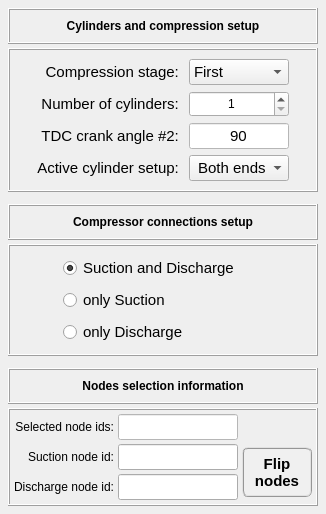
      <widget class="QWidget" name="tab_setup">
       <attribute name="title">
        <string>Setup</string>
       </attribute>
       <layout class="QGridLayout" name="gridLayout_11">
        <property name="leftMargin">
         <number>4</number>
        </property>
        <property name="topMargin">
         <number>4</number>
        </property>
        <property name="rightMargin">
         <number>4</number>
        </property>
        <property name="bottomMargin">
         <number>4</number>
        </property>
        <property name="spacing">
         <number>4</number>
        </property>
        <item row="0" column="0">
         <widget class="QFrame" name="frame_17">
          <property name="maximumSize">
           <size>
            <width>360</width>
            <height>192</height>
           </size>
          </property>
          <property name="frameShape">
           <enum>QFrame::NoFrame</enum>
          </property>
          <property name="frameShadow">
           <enum>QFrame::Raised</enum>
          </property>
          <layout class="QGridLayout" name="gridLayout_10">
           <property name="leftMargin">
            <number>4</number>
           </property>
           <property name="topMargin">
            <number>4</number>
           </property>
           <property name="rightMargin">
            <number>4</number>
           </property>
           <property name="bottomMargin">
            <number>4</number>
           </property>
           <property name="spacing">
            <number>4</number>
           </property>
           <item row="0" column="0">
            <widget class="QFrame" name="frame_16">
             <property name="minimumSize">
              <size>
               <width>0</width>
               <height>36</height>
              </size>
             </property>
             <property name="maximumSize">
              <size>
               <width>16777215</width>
               <height>36</height>
              </size>
             </property>
             <property name="frameShape">
              <enum>QFrame::Box</enum>
             </property>
             <property name="frameShadow">
              <enum>QFrame::Raised</enum>
             </property>
             <layout class="QGridLayout" name="gridLayout_9">
              <property name="leftMargin">
               <number>0</number>
              </property>
              <property name="topMargin">
               <number>0</number>
              </property>
              <property name="rightMargin">
               <number>0</number>
              </property>
              <property name="bottomMargin">
               <number>0</number>
              </property>
              <property name="spacing">
               <number>0</number>
              </property>
              <item row="0" column="0">
               <widget class="QLabel" name="label_24">
                <property name="minimumSize">
                 <size>
                  <width>0</width>
                  <height>0</height>
                 </size>
                </property>
                <property name="maximumSize">
                 <size>
                  <width>400</width>
                  <height>34</height>
                 </size>
                </property>
                <property name="font">
                 <font>
                  <weight>75</weight>
                  <italic>false</italic>
                  <bold>true</bold>
                 </font>
                </property>
                <property name="frameShape">
                 <enum>QFrame::NoFrame</enum>
                </property>
                <property name="frameShadow">
                 <enum>QFrame::Raised</enum>
                </property>
                <property name="text">
                 <string>Cylinders and compression setup</string>
                </property>
                <property name="alignment">
                 <set>Qt::AlignCenter</set>
                </property>
               </widget>
              </item>
             </layout>
            </widget>
           </item>
           <item row="1" column="0">
            <widget class="QFrame" name="frame_11">
             <property name="frameShape">
              <enum>QFrame::Box</enum>
             </property>
             <property name="frameShadow">
              <enum>QFrame::Raised</enum>
             </property>
             <layout class="QGridLayout" name="gridLayout_2">
              <item row="0" column="0">
               <widget class="QFrame" name="frame_12">
                <property name="frameShape">
                 <enum>QFrame::NoFrame</enum>
                </property>
                <property name="frameShadow">
                 <enum>QFrame::Raised</enum>
                </property>
               </widget>
              </item>
              <item row="0" column="3">
               <widget class="QFrame" name="frame_13">
                <property name="frameShape">
                 <enum>QFrame::NoFrame</enum>
                </property>
                <property name="frameShadow">
                 <enum>QFrame::Raised</enum>
                </property>
               </widget>
              </item>
              <item row="1" column="2">
               <widget class="QSpinBox" name="spinBox_number_of_cylinders">
                <property name="minimumSize">
                 <size>
                  <width>100</width>
                  <height>26</height>
                 </size>
                </property>
                <property name="maximumSize">
                 <size>
                  <width>100</width>
                  <height>26</height>
                 </size>
                </property>
                <property name="alignment">
                 <set>Qt::AlignCenter</set>
                </property>
                <property name="minimum">
                 <number>1</number>
                </property>
                <property name="maximum">
                 <number>2</number>
                </property>
                <property name="singleStep">
                 <number>1</number>
                </property>
                <property name="value">
                 <number>1</number>
                </property>
               </widget>
              </item>
              <item row="2" column="1">
               <widget class="QLabel" name="label_11">
                <property name="font">
                 <font>
                  <pointsize>11</pointsize>
                  <weight>50</weight>
                  <bold>false</bold>
                 </font>
                </property>
                <property name="text">
                 <string>TDC crank angle #2: </string>
                </property>
                <property name="alignment">
                 <set>Qt::AlignRight|Qt::AlignTrailing|Qt::AlignVCenter</set>
                </property>
               </widget>
              </item>
              <item row="2" column="2">
               <widget class="QLineEdit" name="lineEdit_TDC_crank_angle_2">
                <property name="enabled">
                 <bool>false</bool>
                </property>
                <property name="minimumSize">
                 <size>
                  <width>100</width>
                  <height>26</height>
                 </size>
                </property>
                <property name="maximumSize">
                 <size>
                  <width>100</width>
                  <height>26</height>
                 </size>
                </property>
                <property name="font">
                 <font>
                  <family>MS Shell Dlg 2</family>
                  <pointsize>11</pointsize>
                  <weight>50</weight>
                  <italic>false</italic>
                  <bold>false</bold>
                 </font>
                </property>
                <property name="focusPolicy">
                 <enum>Qt::ClickFocus</enum>
                </property>
                <property name="styleSheet">
                 <string notr="true">color: rgb(0, 0, 0);
background-color: rgb(255, 255, 255);</string>
                </property>
                <property name="text">
                 <string>90</string>
                </property>
                <property name="alignment">
                 <set>Qt::AlignCenter</set>
                </property>
               </widget>
              </item>
              <item row="0" column="1">
               <widget class="QLabel" name="label_2">
                <property name="font">
                 <font>
                  <pointsize>11</pointsize>
                  <weight>50</weight>
                  <bold>false</bold>
                 </font>
                </property>
                <property name="text">
                 <string>Compression stage: </string>
                </property>
                <property name="alignment">
                 <set>Qt::AlignRight|Qt::AlignTrailing|Qt::AlignVCenter</set>
                </property>
               </widget>
              </item>
              <item row="1" column="1">
               <widget class="QLabel" name="label_3">
                <property name="font">
                 <font>
                  <pointsize>11</pointsize>
                  <weight>50</weight>
                  <bold>false</bold>
                 </font>
                </property>
                <property name="text">
                 <string>Number of cylinders: </string>
                </property>
                <property name="alignment">
                 <set>Qt::AlignRight|Qt::AlignTrailing|Qt::AlignVCenter</set>
                </property>
               </widget>
              </item>
              <item row="0" column="2">
               <widget class="QComboBox" name="comboBox_stage">
                <property name="minimumSize">
                 <size>
                  <width>100</width>
                  <height>26</height>
                 </size>
                </property>
                <property name="maximumSize">
                 <size>
                  <width>100</width>
                  <height>26</height>
                 </size>
                </property>
                <property name="font">
                 <font>
                  <pointsize>11</pointsize>
                 </font>
                </property>
                <item>
                 <property name="text">
                  <string>First</string>
                 </property>
                </item>
                <item>
                 <property name="text">
                  <string>Second</string>
                 </property>
                </item>
                <item>
                 <property name="text">
                  <string>Third</string>
                 </property>
                </item>
               </widget>
              </item>
              <item row="3" column="2">
               <widget class="QComboBox" name="comboBox_cylinder_acting">
                <property name="minimumSize">
                 <size>
                  <width>100</width>
                  <height>26</height>
                 </size>
                </property>
                <property name="maximumSize">
                 <size>
                  <width>100</width>
                  <height>26</height>
                 </size>
                </property>
                <property name="font">
                 <font>
                  <pointsize>11</pointsize>
                 </font>
                </property>
                <item>
                 <property name="text">
                  <string> Both ends</string>
                 </property>
                </item>
                <item>
                 <property name="text">
                  <string> Head end</string>
                 </property>
                </item>
                <item>
                 <property name="text">
                  <string> Crank end</string>
                 </property>
                </item>
               </widget>
              </item>
              <item row="3" column="1">
               <widget class="QLabel" name="label_25">
                <property name="font">
                 <font>
                  <pointsize>11</pointsize>
                  <weight>50</weight>
                  <bold>false</bold>
                 </font>
                </property>
                <property name="text">
                 <string>Active cylinder setup: </string>
                </property>
                <property name="alignment">
                 <set>Qt::AlignRight|Qt::AlignTrailing|Qt::AlignVCenter</set>
                </property>
               </widget>
              </item>
             </layout>
            </widget>
           </item>
          </layout>
         </widget>
        </item>
        <item row="1" column="0">
         <widget class="QFrame" name="frame_14">
          <property name="maximumSize">
           <size>
            <width>360</width>
            <height>160</height>
           </size>
          </property>
          <property name="frameShape">
           <enum>QFrame::NoFrame</enum>
          </property>
          <property name="frameShadow">
           <enum>QFrame::Raised</enum>
          </property>
          <layout class="QGridLayout" name="gridLayout_7">
           <property name="leftMargin">
            <number>4</number>
           </property>
           <property name="topMargin">
            <number>4</number>
           </property>
           <property name="rightMargin">
            <number>4</number>
           </property>
           <property name="bottomMargin">
            <number>4</number>
           </property>
           <property name="spacing">
            <number>4</number>
           </property>
           <item row="1" column="0">
            <widget class="QFrame" name="frame_6">
             <property name="minimumSize">
              <size>
               <width>0</width>
               <height>0</height>
              </size>
             </property>
             <property name="maximumSize">
              <size>
               <width>600</width>
               <height>16777215</height>
              </size>
             </property>
             <property name="frameShape">
              <enum>QFrame::Box</enum>
             </property>
             <property name="frameShadow">
              <enum>QFrame::Raised</enum>
             </property>
             <layout class="QGridLayout" name="gridLayout_6">
              <item row="1" column="0">
               <widget class="QRadioButton" name="radioButton_connected_at_suction">
                <property name="minimumSize">
                 <size>
                  <width>200</width>
                  <height>26</height>
                 </size>
                </property>
                <property name="maximumSize">
                 <size>
                  <width>200</width>
                  <height>26</height>
                 </size>
                </property>
                <property name="font">
                 <font>
                  <family>MS Shell Dlg 2</family>
                  <pointsize>11</pointsize>
                  <weight>50</weight>
                  <italic>false</italic>
                  <bold>false</bold>
                 </font>
                </property>
                <property name="text">
                 <string>only Suction</string>
                </property>
               </widget>
              </item>
              <item row="0" column="0">
               <widget class="QRadioButton" name="radioButton_connected_at_suction_and_discharge">
                <property name="minimumSize">
                 <size>
                  <width>200</width>
                  <height>26</height>
                 </size>
                </property>
                <property name="maximumSize">
                 <size>
                  <width>200</width>
                  <height>26</height>
                 </size>
                </property>
                <property name="font">
                 <font>
                  <family>MS Shell Dlg 2</family>
                  <pointsize>11</pointsize>
                  <weight>50</weight>
                  <italic>false</italic>
                  <bold>false</bold>
                 </font>
                </property>
                <property name="text">
                 <string>Suction and Discharge</string>
                </property>
                <property name="checked">
                 <bool>true</bool>
                </property>
               </widget>
              </item>
              <item row="2" column="0">
               <widget class="QRadioButton" name="radioButton_connected_at_discharge">
                <property name="minimumSize">
                 <size>
                  <width>200</width>
                  <height>26</height>
                 </size>
                </property>
                <property name="maximumSize">
                 <size>
                  <width>200</width>
                  <height>26</height>
                 </size>
                </property>
                <property name="font">
                 <font>
                  <family>MS Shell Dlg 2</family>
                  <pointsize>11</pointsize>
                  <weight>50</weight>
                  <italic>false</italic>
                  <bold>false</bold>
                 </font>
                </property>
                <property name="text">
                 <string>only Discharge</string>
                </property>
               </widget>
              </item>
             </layout>
            </widget>
           </item>
           <item row="0" column="0">
            <widget class="QFrame" name="frame_15">
             <property name="minimumSize">
              <size>
               <width>0</width>
               <height>36</height>
              </size>
             </property>
             <property name="maximumSize">
              <size>
               <width>16777215</width>
               <height>36</height>
              </size>
             </property>
             <property name="frameShape">
              <enum>QFrame::Box</enum>
             </property>
             <property name="frameShadow">
              <enum>QFrame::Raised</enum>
             </property>
             <layout class="QGridLayout" name="gridLayout_8">
              <property name="leftMargin">
               <number>0</number>
              </property>
              <property name="topMargin">
               <number>0</number>
              </property>
              <property name="rightMargin">
               <number>0</number>
              </property>
              <property name="bottomMargin">
               <number>0</number>
              </property>
              <property name="spacing">
               <number>0</number>
              </property>
              <item row="0" column="0">
               <widget class="QLabel" name="label_6">
                <property name="minimumSize">
                 <size>
                  <width>0</width>
                  <height>0</height>
                 </size>
                </property>
                <property name="maximumSize">
                 <size>
                  <width>400</width>
                  <height>34</height>
                 </size>
                </property>
                <property name="font">
                 <font>
                  <weight>75</weight>
                  <italic>false</italic>
                  <bold>true</bold>
                 </font>
                </property>
                <property name="frameShape">
                 <enum>QFrame::NoFrame</enum>
                </property>
                <property name="frameShadow">
                 <enum>QFrame::Raised</enum>
                </property>
                <property name="text">
                 <string>Compressor connections setup</string>
                </property>
                <property name="alignment">
                 <set>Qt::AlignCenter</set>
                </property>
               </widget>
              </item>
             </layout>
            </widget>
           </item>
          </layout>
         </widget>
        </item>
        <item row="2" column="0">
         <widget class="QFrame" name="frame_10">
          <property name="maximumSize">
           <size>
            <width>360</width>
            <height>160</height>
           </size>
          </property>
          <property name="frameShape">
           <enum>QFrame::NoFrame</enum>
          </property>
          <property name="frameShadow">
           <enum>QFrame::Raised</enum>
          </property>
          <layout class="QGridLayout" name="gridLayout_5">
           <property name="leftMargin">
            <number>4</number>
           </property>
           <property name="topMargin">
            <number>4</number>
           </property>
           <property name="rightMargin">
            <number>4</number>
           </property>
           <property name="bottomMargin">
            <number>4</number>
           </property>
           <property name="spacing">
            <number>4</number>
           </property>
           <item row="0" column="0">
            <widget class="QFrame" name="frame_8">
             <property name="minimumSize">
              <size>
               <width>0</width>
               <height>36</height>
              </size>
             </property>
             <property name="maximumSize">
              <size>
               <width>16777215</width>
               <height>36</height>
              </size>
             </property>
             <property name="frameShape">
              <enum>QFrame::Box</enum>
             </property>
             <property name="frameShadow">
              <enum>QFrame::Raised</enum>
             </property>
             <layout class="QGridLayout" name="gridLayout_4">
              <property name="leftMargin">
               <number>0</number>
              </property>
              <property name="topMargin">
               <number>0</number>
              </property>
              <property name="rightMargin">
               <number>0</number>
              </property>
              <property name="bottomMargin">
               <number>0</number>
              </property>
              <property name="spacing">
               <number>0</number>
              </property>
              <item row="0" column="0">
               <widget class="QLabel" name="label_7">
                <property name="minimumSize">
                 <size>
                  <width>0</width>
                  <height>0</height>
                 </size>
                </property>
                <property name="maximumSize">
                 <size>
                  <width>400</width>
                  <height>34</height>
                 </size>
                </property>
                <property name="font">
                 <font>
                  <weight>75</weight>
                  <italic>false</italic>
                  <bold>true</bold>
                 </font>
                </property>
                <property name="frameShape">
                 <enum>QFrame::NoFrame</enum>
                </property>
                <property name="frameShadow">
                 <enum>QFrame::Raised</enum>
                </property>
                <property name="text">
                 <string>Nodes selection information</string>
                </property>
                <property name="alignment">
                 <set>Qt::AlignCenter</set>
                </property>
               </widget>
              </item>
             </layout>
            </widget>
           </item>
           <item row="1" column="0">
            <widget class="QFrame" name="frame_7">
             <property name="frameShape">
              <enum>QFrame::Box</enum>
             </property>
             <property name="frameShadow">
              <enum>QFrame::Raised</enum>
             </property>
             <layout class="QGridLayout" name="gridLayout_3">
              <property name="leftMargin">
               <number>4</number>
              </property>
              <property name="topMargin">
               <number>4</number>
              </property>
              <property name="rightMargin">
               <number>4</number>
              </property>
              <property name="bottomMargin">
               <number>4</number>
              </property>
              <property name="spacing">
               <number>4</number>
              </property>
              <item row="3" column="0">
               <widget class="QLabel" name="label_18">
                <property name="maximumSize">
                 <size>
                  <width>140</width>
                  <height>16777215</height>
                 </size>
                </property>
                <property name="text">
                 <string>Discharge node id:</string>
                </property>
                <property name="alignment">
                 <set>Qt::AlignRight|Qt::AlignTrailing|Qt::AlignVCenter</set>
                </property>
               </widget>
              </item>
              <item row="2" column="2" rowspan="2">
               <widget class="QPushButton" name="pushButton_flipNodes">
                <property name="minimumSize">
                 <size>
                  <width>70</width>
                  <height>50</height>
                 </size>
                </property>
                <property name="maximumSize">
                 <size>
                  <width>70</width>
                  <height>50</height>
                 </size>
                </property>
                <property name="font">
                 <font>
                  <family>MS Shell Dlg 2</family>
                  <pointsize>11</pointsize>
                  <weight>75</weight>
                  <italic>false</italic>
                  <bold>true</bold>
                 </font>
                </property>
                <property name="styleSheet">
                 <string notr="true">QPushButton{border-radius: 6px; border-color: rgb(150, 150, 150); border-style: ridge; border-width: 2px; color: rgb(0, 0, 0); background-color: rgb(240, 240, 240); font: 75 bold 11pt &quot;MS Shell Dlg 2&quot;}
QPushButton:hover{border-radius: 6px; border-color: rgb(0, 170, 255); border-style: ridge; border-width: 2px; color: rgb(0, 0, 0); background-color: rgba(174, 213, 255, 100); font: 75 bold 11pt &quot;MS Shell Dlg 2&quot;}
QPushButton:pressed{border-radius: 6px; border-color: rgb(0, 170, 255); border-style: ridge; border-width: 3px; color: rgb(0, 0, 0); background-color: rgb(174, 213, 255); font: 75 bold 11pt &quot;MS Shell Dlg 2&quot;}</string>
                </property>
                <property name="text">
                 <string>Flip 
nodes</string>
                </property>
               </widget>
              </item>
              <item row="3" column="1">
               <widget class="QLineEdit" name="lineEdit_discharge_node_ID">
                <property name="minimumSize">
                 <size>
                  <width>120</width>
                  <height>26</height>
                 </size>
                </property>
                <property name="maximumSize">
                 <size>
                  <width>120</width>
                  <height>26</height>
                 </size>
                </property>
                <property name="font">
                 <font>
                  <family>Arial</family>
                  <pointsize>12</pointsize>
                  <weight>75</weight>
                  <italic>true</italic>
                  <bold>true</bold>
                 </font>
                </property>
                <property name="focusPolicy">
                 <enum>Qt::ClickFocus</enum>
                </property>
                <property name="styleSheet">
                 <string notr="true">color: rgb(0, 0, 255);</string>
                </property>
                <property name="text">
                 <string/>
                </property>
                <property name="alignment">
                 <set>Qt::AlignCenter</set>
                </property>
               </widget>
              </item>
              <item row="2" column="0">
               <widget class="QLabel" name="label_17">
                <property name="maximumSize">
                 <size>
                  <width>140</width>
                  <height>16777215</height>
                 </size>
                </property>
                <property name="text">
                 <string>Suction node id:</string>
                </property>
                <property name="alignment">
                 <set>Qt::AlignRight|Qt::AlignTrailing|Qt::AlignVCenter</set>
                </property>
               </widget>
              </item>
              <item row="2" column="1">
               <widget class="QLineEdit" name="lineEdit_suction_node_ID">
                <property name="minimumSize">
                 <size>
                  <width>120</width>
                  <height>26</height>
                 </size>
                </property>
                <property name="maximumSize">
                 <size>
                  <width>120</width>
                  <height>26</height>
                 </size>
                </property>
                <property name="font">
                 <font>
                  <family>Arial</family>
                  <pointsize>12</pointsize>
                  <weight>75</weight>
                  <italic>true</italic>
                  <bold>true</bold>
                 </font>
                </property>
                <property name="focusPolicy">
                 <enum>Qt::ClickFocus</enum>
                </property>
                <property name="styleSheet">
                 <string notr="true">color: rgb(0, 0, 255);</string>
                </property>
                <property name="text">
                 <string/>
                </property>
                <property name="alignment">
                 <set>Qt::AlignCenter</set>
                </property>
               </widget>
              </item>
              <item row="1" column="1">
               <widget class="QLineEdit" name="lineEdit_selected_node_ID">
                <property name="enabled">
                 <bool>false</bool>
                </property>
                <property name="minimumSize">
                 <size>
                  <width>120</width>
                  <height>26</height>
                 </size>
                </property>
                <property name="maximumSize">
                 <size>
                  <width>120</width>
                  <height>26</height>
                 </size>
                </property>
                <property name="sizeIncrement">
                 <size>
                  <width>0</width>
                  <height>26</height>
                 </size>
                </property>
                <property name="font">
                 <font>
                  <family>Arial</family>
                  <pointsize>12</pointsize>
                  <weight>75</weight>
                  <italic>true</italic>
                  <bold>true</bold>
                 </font>
                </property>
                <property name="focusPolicy">
                 <enum>Qt::ClickFocus</enum>
                </property>
                <property name="styleSheet">
                 <string notr="true">color: rgb(255, 0, 0);
background-color: rgb(255, 255, 255);</string>
                </property>
                <property name="alignment">
                 <set>Qt::AlignCenter</set>
                </property>
               </widget>
              </item>
              <item row="1" column="0">
               <widget class="QLabel" name="label_12">
                <property name="maximumSize">
                 <size>
                  <width>140</width>
                  <height>16777215</height>
                 </size>
                </property>
                <property name="text">
                 <string>Selected node ids:</string>
                </property>
                <property name="alignment">
                 <set>Qt::AlignRight|Qt::AlignTrailing|Qt::AlignVCenter</set>
                </property>
               </widget>
              </item>
             </layout>
            </widget>
           </item>
          </layout>
         </widget>
        </item>
       </layout>
      </widget>
